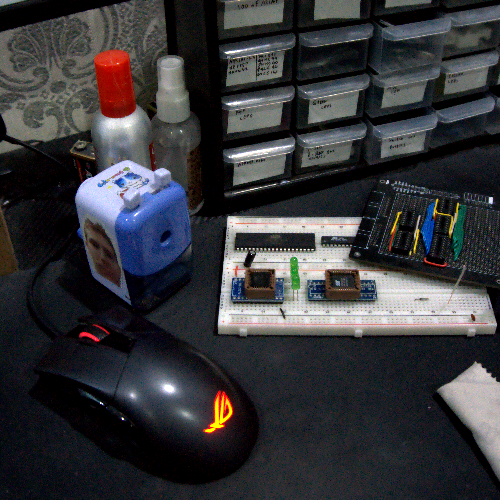
#> input picture images/example1.png, 500 x 500 px
$ python chroma_subsampling.py
#> lines starting #> are read from the running program, lines starting #| are printed output that depends on the picture
### RGB2YCbCr.py
"""
    Converts RGB to Y'CbCr according to ITU-T T.871.
    https://www.itu.int/rec/T-REC-T.871
"""

import numpy as np
from PIL import Image

def RGB2YCbCr(img):
    """Converts RGB to Y'CbCr according to ITU-T T.871

    Args:
        img: 3-dimensional numpy array of RGB with shape (H, W, 3)

    Returns:
        3-dimensional numpy array of Y'CbCr with shape (H, W, 3)
        channels
    """

    R = img[:,:,0] # Red colour channel
    G = img[:,:,1] # Green colour channel
    B = img[:,:,2] # Blue colour channel

    # Convert and clamp to 8 bits according to ITU-T T.871
    Y  = np.uint8(np.round(  0.299 * R + 0.587 * G + 0.144 * B)\
        .clip(0, 255))
    Cb = np.uint8(np.round((-0.299 * R - 0.587 * G + 0.866 * B) / 1.722 + 128)\
        .clip(0, 255))
    Cr = np.uint8(np.round(( 0.701 * R - 0.587 * G - 0.144 * B) / 1.402 + 128)\
        .clip(0, 255))

    # Put all channels into one 3-dimensional array
    return np.stack([Y, Cb, Cr], axis=2)
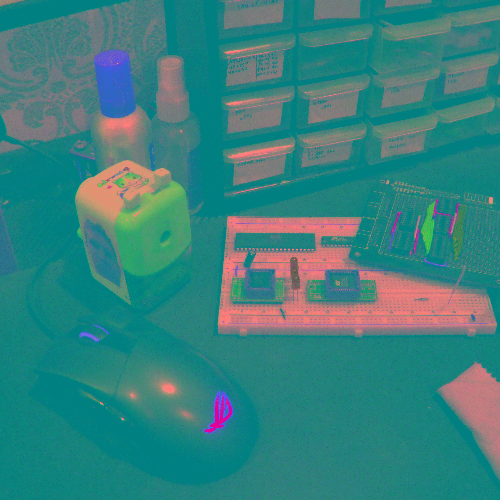
#> returned value: shape (500, 500, 3); mean of channels 0, 1, 2 57, 129.1, 126.3; drawn as R, G, B
#| Original byte size: 750000

# [6 lines that do not run on import are left out]

### chroma_subsampling.py
"""
    Chroma Subsampling Examples.

    Converts an RGB image to the following:
    - 4:4:4 # Nothing changes its just in Y'CbCr
    - 4:2:2
    - 4:2:0
    - 4:1:1
    - 4:1:0
"""

from PIL import Image
from numpy import newaxis
import numpy as np
import logging

from time import sleep

import RGB2YCbCr

logger = logging.getLogger(__name__)

class SamplingError(Exception):
    """Raised when "a" or "b" is bigger than 4
    """
    pass

def convert(img, a: int, b: int):
    """Converts a Y'CbCr image in a 3D numpy array to one of the sampling
    schematics:
    J:a:b
    4:4:4
    4:2:2
    4:2:0
    4:1:1
    4:1:0

    Args:
        img: 3-dimensional numpy array with shape (H, W, 3) in Y'CbCr.
        a: number of chrominance samples in the first row of “J” pixels.
        b: number of chrominance samples in the second row of “J” pixels.

    Returns:
        A tuple consisting of the size in bytes of the image before upsampling
        and a converted 3-dimensional numpy array with shape (H, W, 3)
    """
#> called with a = 4, b = 4

    # A couple checks...
    if a > 4 or b > 4:
        logger.error("This function assumes that the maximum horizontal "\
                     "sample size is 4.")
        raise(SamplingError)

    if a <= 0 or b < 0:
        logger.error("\"a\" cannot be zero or negative or \"b\" less than "\
                     "zero.")
        raise(SamplingError)

    if a == 3 or b == 3:
        raise(SamplingError)

    converted_bytes = 0

    # Odd sized images create problems, round the nearest odd number to even.
    img_size = [img.shape[0], img.shape[1]]
#> img_size = [500, 500]
    if img.shape[0] % 2 == 1:
        img_size[0] = img.shape[0] + 1
    if img.shape[1] % 2 == 1:
        img_size[1] = img.shape[1] + 1
    img_size = tuple(img_size)
#> img_size = (500, 500)

    # Seperate the channels.
    Y     = img[:,:,0] # Y channel
    Cb_in = img[:,:,1] # Blue difference chroma channel
    Cr_in = img[:,:,2] # Red difference chroma channel

    # Divide factors for later.
    if a == 4: a_divide_factor = 1
    if a == 2: a_divide_factor = 2
    if a == 1: a_divide_factor = 4

    if b == 4: b_divide_factor = 1
    if b == 2: b_divide_factor = 2
    if b == 1: b_divide_factor = 4
    if b == 0: b_divide_factor = 0

    # Sample pixels for each divide_factor.
    # Cb
    Cb_a = Cb_in[::2, ::a_divide_factor]
    converted_bytes += Cb_a.size
#> converted_bytes = 125000
    Cb_a = np.repeat(np.repeat(Cb_a, 1, axis=0), a_divide_factor, axis=1)
    if b_divide_factor != 0: # If "b" is zero.
        Cb_b = Cb_in[1::2, ::b_divide_factor]
        converted_bytes += Cb_b.size
#> converted_bytes = 250000
        Cb_b = np.repeat(np.repeat(Cb_b, 1, axis=0), b_divide_factor, axis=1)

    # Cr
    Cr_a = Cr_in[::2, ::a_divide_factor]
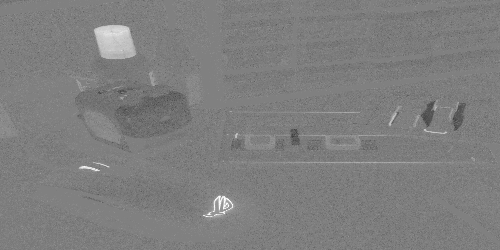
#> Cr_a: shape (250, 500); min 63, max 255, mean 126.4
    converted_bytes += Cr_a.size
#> converted_bytes = 375000
    Cr_a = np.repeat(np.repeat(Cr_a, 1, axis=0), a_divide_factor, axis=1)
    if b_divide_factor != 0: # If "b" is zero.
        Cr_b = Cr_in[1::2, ::b_divide_factor]
        converted_bytes += Cr_b.size
#> converted_bytes = 500000
        Cr_b = np.repeat(np.repeat(Cr_b, 1, axis=0), b_divide_factor, axis=1)

    converted_bytes += Y.size
#> converted_bytes = 750000

    # Upsampling for visualization.
    # If "b" is bigger than zero then we have to interleave a and b samples.
    if b_divide_factor > 0:
        Cb = np.empty(img_size, dtype=Cb_a.dtype)
        Cb[0::2, :] = Cb_a
        Cb[1::2, :] = Cb_b

        Cr = np.empty(img_size, dtype=Cr_a.dtype)
        Cr[0::2, :] = Cr_a
        Cr[1::2, :] = Cr_b
    else: # Else copy "a" samples to the second line.
        Cb = np.repeat(np.repeat(Cb_a, 2, axis=0), 1, axis=1)
        Cr = np.repeat(np.repeat(Cr_a, 2, axis=0), 1, axis=1)

    # Put all channels into one 3-dimensional array
    return (converted_bytes, np.stack([Y, Cb, Cr], axis=2))

if __name__ == "__main__":
    __img = Image.open("images/example1.png").convert("RGB")
    # Change this (^) line for other images
    __dummy = np.array(__img) # Convert to numpy array
    #Image.fromarray(np.uint8(__dummy), "RGB").show()
    __converted = RGB2YCbCr.RGB2YCbCr(__dummy) # Convert to Y'CbCr

    print("Original byte size:", __dummy.size)

    # Extracted Luma component
    Y = convert(__converted, 4, 4)[1][:,:,0]
    Image.fromarray(np.pad(Y[:,:,newaxis], ((0,0), (0,0), (0,2)), mode="maximum"), "RGB").show()
    sleep(0.2) # needs a little delay inbetween images.

    # Chroma scheme J:a:b
    # 4:4:4
    converted = convert(__converted, 4, 4)
#> call 2 of convert, with a = 4, b = 4
#> in convert (call 2), `Cb[0::2, :] = Cb_a`:
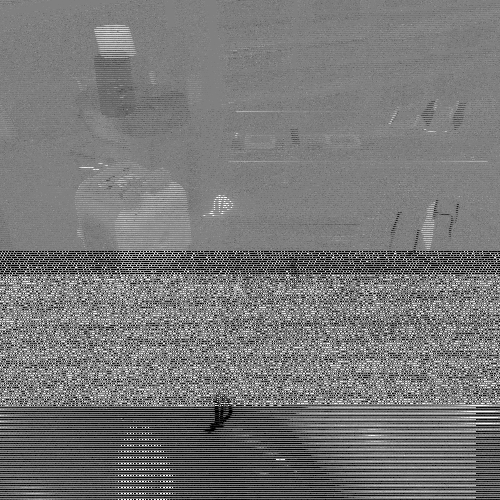
#> Cb: shape (500, 500); min 0, max 255, mean 119.2
#> in convert (call 2), `Cr[0::2, :] = Cr_a`:
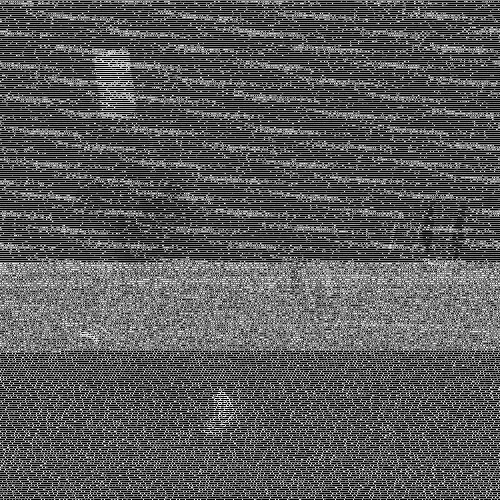
#> Cr: shape (500, 500); min 0, max 255, mean 90.6
    Image.fromarray(converted[1], mode="YCbCr").show()
    print("4:4:4 byte size:", converted[0])
#| 4:4:4 byte size: 750000
    sleep(0.2) # needs a little delay inbetween images.
    # 4:2:2
    converted = convert(__converted, 2, 2)
#> call 3 of convert, with a = 2, b = 2
#> in convert (call 3), `Cr[0::2, :] = Cr_a`:
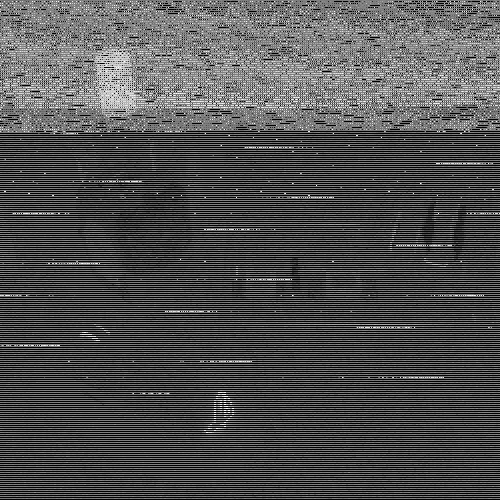
#> Cr: shape (500, 500); min 0, max 255, mean 81.1
    Image.fromarray(converted[1], mode="YCbCr").show()
    print("4:2:2 byte size:", converted[0])
#| 4:2:2 byte size: 500000
    sleep(0.2) # needs a little delay inbetween images.
    # 4:2:0
    converted = convert(__converted, 2, 0)
    Image.fromarray(converted[1], mode="YCbCr").show()
    print("4:2:0 byte size:", converted[0])
#| 4:2:0 byte size: 375000
    sleep(0.2) # needs a little delay inbetween images.
    # 4:1:1
    converted = convert(__converted, 1, 1)
#> in convert (call 5), `Cr_a = Cr_in[::2, ::a_divide_factor]`:
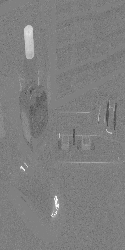
#> Cr_a: shape (250, 125); min 64, max 255, mean 126.3
#> in convert (call 5), `Cr[0::2, :] = Cr_a`:
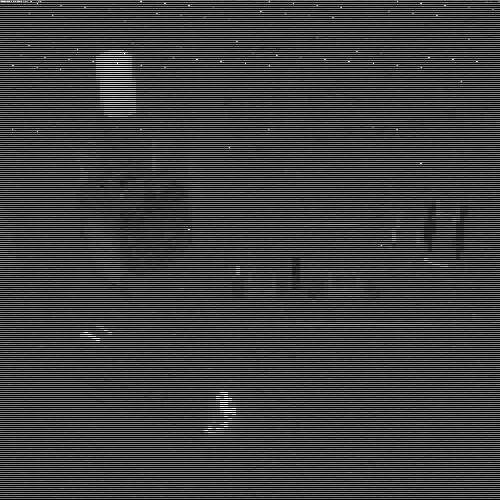
#> Cr: shape (500, 500); min 0, max 255, mean 63.3
    Image.fromarray(converted[1], mode="YCbCr").show()
    print("4:1:1 byte size:", converted[0])
#| 4:1:1 byte size: 375000
    sleep(0.2) # needs a little delay inbetween images.
    # 4:1:0
    converted = convert(__converted, 1, 0)
    Image.fromarray(converted[1], mode="YCbCr").show()
    print("4:1:0 byte size:", converted[0])
#| 4:1:0 byte size: 312500
    sleep(0.2) # needs a little delay inbetween images.
